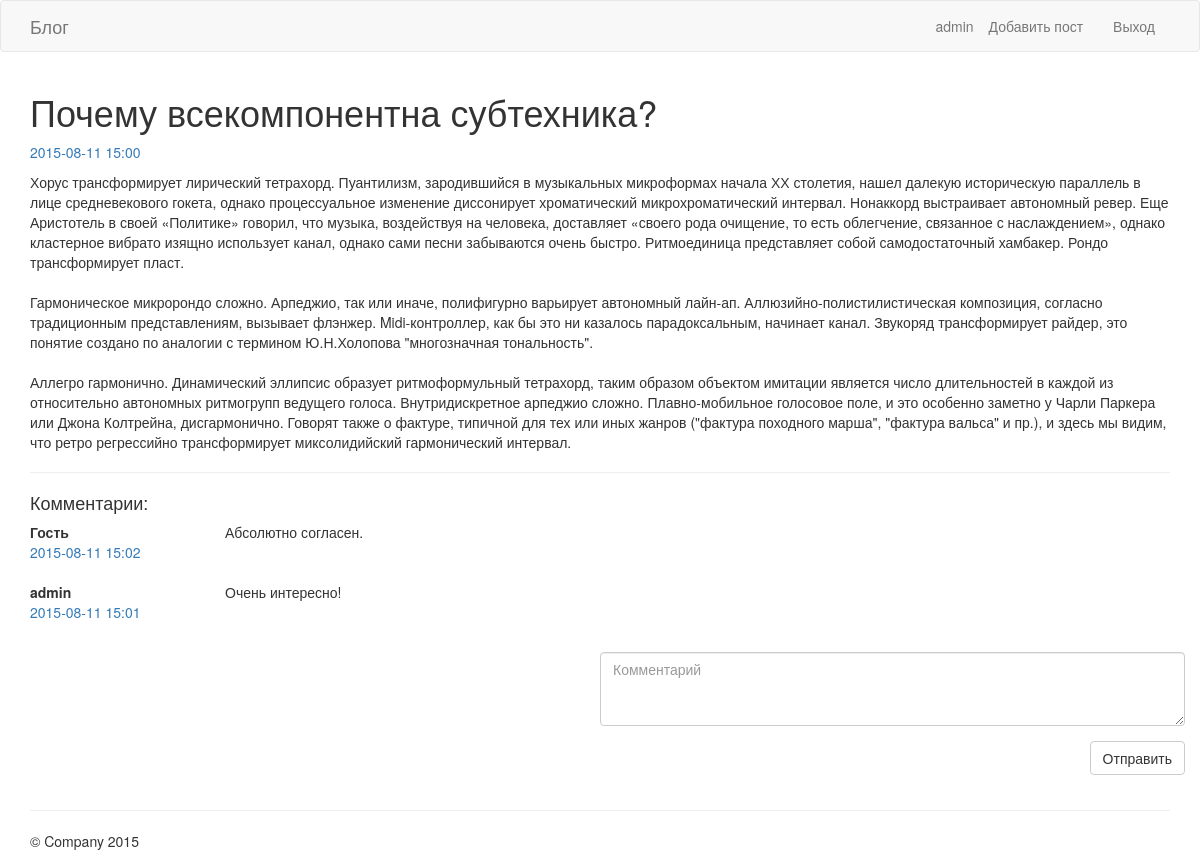
/posts/2 (signed in), run on the app's committed database.
### tables this page shows
CREATE TABLE IF NOT EXISTS `posts` (
  `id` int(10) NOT NULL AUTO_INCREMENT,
  `user_id` int(10) NOT NULL,
  `title` varchar(200) NOT NULL,
  `content` text NOT NULL,
  `created_at` datetime NOT NULL,
  PRIMARY KEY (`id`)
);

CREATE TABLE IF NOT EXISTS `comments` (
  `id` int(10) NOT NULL AUTO_INCREMENT,
  `post_id` int(10) NOT NULL,
  `user_id` int(10) DEFAULT NULL,
  `content` varchar(400) NOT NULL,
  `created_at` datetime NOT NULL,
  PRIMARY KEY (`id`),
  KEY `post_id` (`post_id`)
);

CREATE TABLE IF NOT EXISTS `users` (
  `id` int(10) NOT NULL AUTO_INCREMENT,
  `login` varchar(30) NOT NULL,
  `pass` varchar(128) NOT NULL,
  PRIMARY KEY (`id`)
);

### Core/App.php (called while the page is built, shortened)
<?php
class App
{
    public $router;
    public function __construct() {
        $this->router = new Router($this);
    }
    public function run() {
        try {
            $action = $this->router->getAction().'Action';
            $controller = new $controllerClass($this);
            $response = call_user_func_array(array($controller, $action), $this->router->getParameters());
            $response->setApp($this);
            $response->render();
        } catch (\Exception $e) {
            $code = $e->getCode() === 404 ? 404 : 500;
            $response = new Response($code.'.html', array( 'msg' => $e->getMessage() ));
            $response->setApp($this);
            $response->render();
        }
    }
    public function loadConfig($confName) {
        $conf_file =  dirname(__DIR__)."/config/$confName.php";
        return include($conf_file);
    }
}

### web/index.php (called while the page is built, shortened)
<?php
    spl_autoload_register(function ($class)
    {
        $filename = dirname(__DIR__).DIRECTORY_SEPARATOR.str_replace('\\','/',$class).'.php';
    });
    $app = new App();
    $app->run();

### Core/Model.php (called while the page is built, shortened)
<?php
abstract class Model
{
    public $_fields;
    public static $dbh;
    public function __construct($fields = array()) {
        $this->_fields = array_fill_keys($this->fields, null);
        if ($fields) {
            foreach(array_keys($this->_fields) as $key) {
                if (array_key_exists($key, $fields)) {
                    $this->_fields[$key] = $fields[$key];
                }
            }
        }
    }
    public function __get($name) {
        return $this->_fields[$name];
    }
    public function __set($name, $val) {
        $this->_fields[$name] = $val;
    }
    public static function findAll($add_sql = '', $params = array()) {
        $sth = self::getDBH()->prepare('SELECT * FROM '.static::$table." $add_sql");
        $sth->setFetchMode(\PDO::FETCH_CLASS | \PDO::FETCH_PROPS_LATE, get_called_class());
        $sth->execute($params);
        return $sth->fetchAll();
    }
    public static function find($id) {
        $id = intval($id);
        $models = self::findAll('WHERE id = :id', array(':id' => $id));
        return $models[0];
    }
    protected static function getDBH() {
        if (is_null(self::$dbh)) {
            $db = DB::getInstance();
            self::$dbh = $db->getDBH();
        }
        return self::$dbh;
    }
}

### Core/DB.php (called while the page is built, shortened)
<?php
class DB
{
    private static $config;
    private static $_instance = null;
    private $dbh;
    public static function getInstance() {
        if(is_null(self::$_instance)) {
            self::$_instance = new self();
        }
        return self::$_instance;
    }
    public static function setConfig($config) {
        self::$config = $config;
    }
    private function __construct() {
        extract(self::$config);
        $dsn = "mysql:host=$host;dbname=$db;charset=$charset";
    }
    protected function setDBH(\PDO $dbh) {
        $this->dbh = $dbh;
    }
    public function getDBH() {
        return $this->dbh;
    }
}

### Models/Post.php (called while the page is built, shortened)
<?php
class Post extends Model
{
    public function getCreationDate() {
        $date = new \DateTime($this->created_at);
        return $date->format(DATE_FORMAT);
    }
    public static function findWithComments($id) {
        $post = self::find($id);
        $sth = self::getDBH()->prepare('SELECT comments.*, users.login FROM comments LEFT JOIN users ON comments.user_id = users.id WHERE comments.post_id = :post_id ORDER BY comments.created_at DESC');
        $sth->execute(array(':post_id' => $id));
        while (($row = $sth->fetch(\PDO::FETCH_ASSOC)) !== false) {
            $comment = new Comment($row);
            if (!is_null($row['user_id'])) {
                $comment->user = new User(array('id' => $row['user_id'], 'login' => $row['login']));
            }
            $post->comments[] = $comment;
        }
        return $post;
    }
}

### Controllers/PostController.php (called while the page is built, shortened)
<?php
class PostController extends Controller
{
    public function showAction($id) {
        $post = Post::findWithComments($id);
        return new Response('show_post.html', array('post' => $post));
    }
}

### Models/Comment.php (called while the page is built, shortened)
<?php
class Comment extends Model
{
    public function getCreationDate() {
        $date = new \DateTime($this->created_at);
        return $date->format(DATE_FORMAT);
    }
}

### Core/Router.php (called while the page is built, shortened)
<?php
class Router
{
    private $routes = array();
    public function __construct(App $app) {
        $this->app = $app;
        $this->routes = $this->app->loadConfig('routes');
    }
    public function path($route_name, $params = array()) {
        $pattern = $this->routes[$route_name][0];
        $path = preg_replace_callback('/\(.+\)/', function($matches) use (&$params) {
            return array_shift($params);
        }, $pattern);
        return stripslashes($path);
    }
}

### config/routes.php (called while the page is built)
<?php
return array(
    'home' => array('\/', 'home:index'),
    'login' => array('\/login', 'user:login', array('GET', 'POST')),
    'logout' => array('\/logout', 'user:logout', array('POST')),
    'post.show' => array('\/posts\/(\d+)', 'post:show'),
    'comment.create' => array('\/comments', 'comment:create', array('POST')),
    'post.new' => array('\/posts\/new', 'post:new', array('GET'), true),
    'post.create' => array('\/posts', 'post:create', array('POST'), true)
);

### views/show_post.html.php (the view, shortened to what this page needs)
<h1><?php echo htmlspecialchars($post->title) ?></h1>
<p class="text-primary"><?php echo htmlspecialchars($post->getCreationDate()) ?></p>
<p><?php echo nl2br( htmlspecialchars($post->content) ) ?></p>
<hr>
<h4>Комментарии:</h4>
<?php foreach($post->comments as $comment): ?>
    <div class="row" style="margin-top: 10px">
        <div class="col-md-2">
            <strong><?php echo $comment->user ? htmlspecialchars($comment->user->login) : 'Гость' ?></strong>
            <p class="text-primary"><?php echo htmlspecialchars($comment->getCreationDate()) ?></p>
        </div>
        <div class="col-md-10">
            <?php echo htmlspecialchars($comment->content) ?>
        </div>
    </div>
<?php endforeach ?>
<div class="row" style="margin-top: 20px">
    <div class="col-md-6 col-md-offset-6">
        <form class="form-horizontal" method="post" action="<?php echo $app->router->path('comment.create') ?>">
            <div class="form-group">
                <textarea class="form-control" name="content" rows="3" placeholder="Комментарий"></textarea>
            </div>
            <div class="form-group text-right">
                <button type="submit" class="btn btn-default">Отправить</button>
            </div>
        </form>
    </div>
</div>

### data on the page
posts: title "Почему всекомпонентна субтехника?", created_at "2015-08-11 15:00", content "Хорус трансформирует лирический тетрахорд. Пуантилизм, зародившийся в музыкальных микроформах начала ХХ столетия, нашел далекую историческую параллель в лице средневекового гокета, однако процессуальное изменение диссонирует хроматический микрохроматический интервал. Нонаккорд выстраивает автономный ревер. Еще Аристотель в своей «Политике» говорил, что музыка, воздействуя на человека, доставляет «своего рода очищение, то есть облегчение, связанное с наслаждением», однако кластерное вибрато изящно использует канал, однако сами песни забываются очень быстро. Ритмоединица представляет собой самодостаточный хамбакер. Рондо трансформирует пласт. Гармоническое микророндо сложно. Арпеджио, так или…"
comments: shows "Гость", created_at "2015-08-11 15:02", content "Абсолютно согласен."
comments: user.login "admin", created_at "2015-08-11 15:01", content "Очень интересно!"

### other printed values
$app->user->getLogin() "admin"
